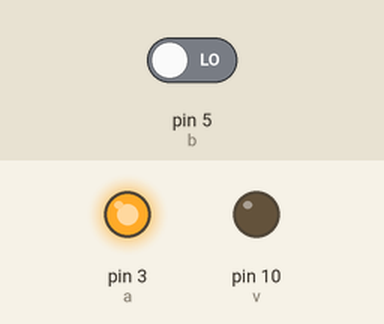
Simulated run of this sketch. Board: Arduino Uno, built with avr-gcc and run on an emulated ATmega328P. On the bench: output pins drawn as LEDs (lit = HIGH). Inputs (shaded band) come from the test bench; at power-on: pin 5 (b) LOW.

Above: at 1.2 s.
1.3 s: pin 5 (b) driven HIGH
At 2.7 s:
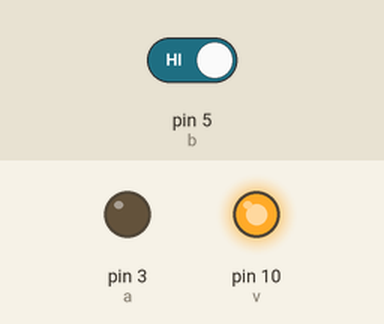
Timing chart, 0 to 4.3 s (numbered marks = the images above; inputs shaded):
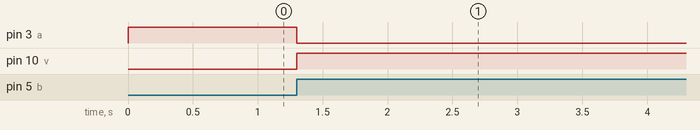

The sketch:

Aula_3_Bot-LS.ino
```cpp
const int b = 5;
const int v = 10;
const int a = 3;
int e;
int l;
int d;

void setup() {
  // put your setup code here, to run once:
  pinMode (b, INPUT);
  pinMode (v, OUTPUT);
  pinMode (a, OUTPUT);
}
void loop() {
  // put your main code here, to run repeatedly:
  l = digitalRead (b);
  if ((l == HIGH) && (d == LOW)) {
    e = 1 - e;
  }

    d=l;
    if (e == 1) {
      digitalWrite (v, HIGH);
      digitalWrite (a, LOW);
    }
    else {
      digitalWrite (v, LOW);
      digitalWrite (a, HIGH);
    }
  }
```

Measured:
- after the input at 1.3 s, pin 3 (a): HIGH → LOW at once; pin 10 (v): LOW → HIGH at once
